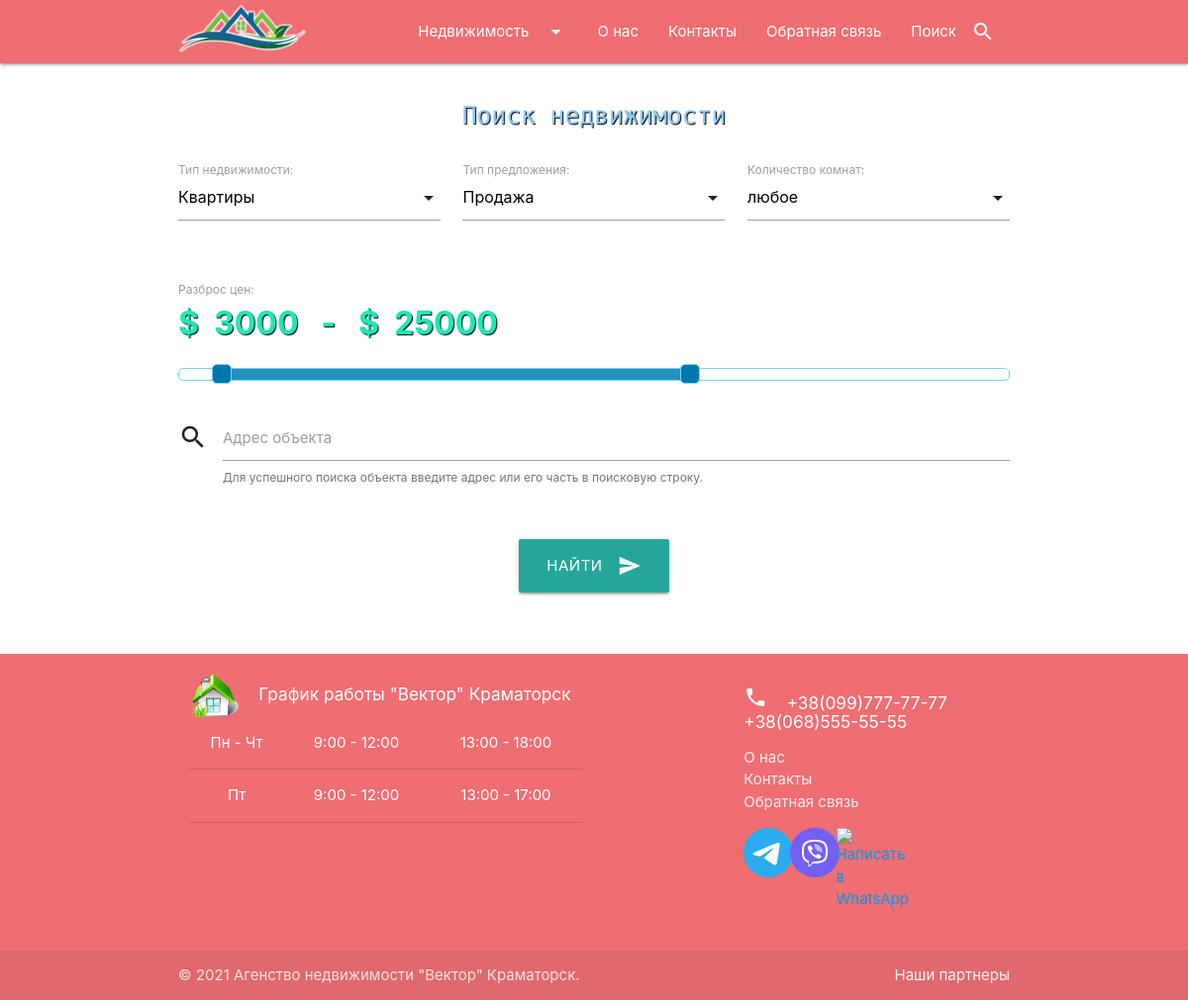
/find/, run on an earlier commit of the app's database.
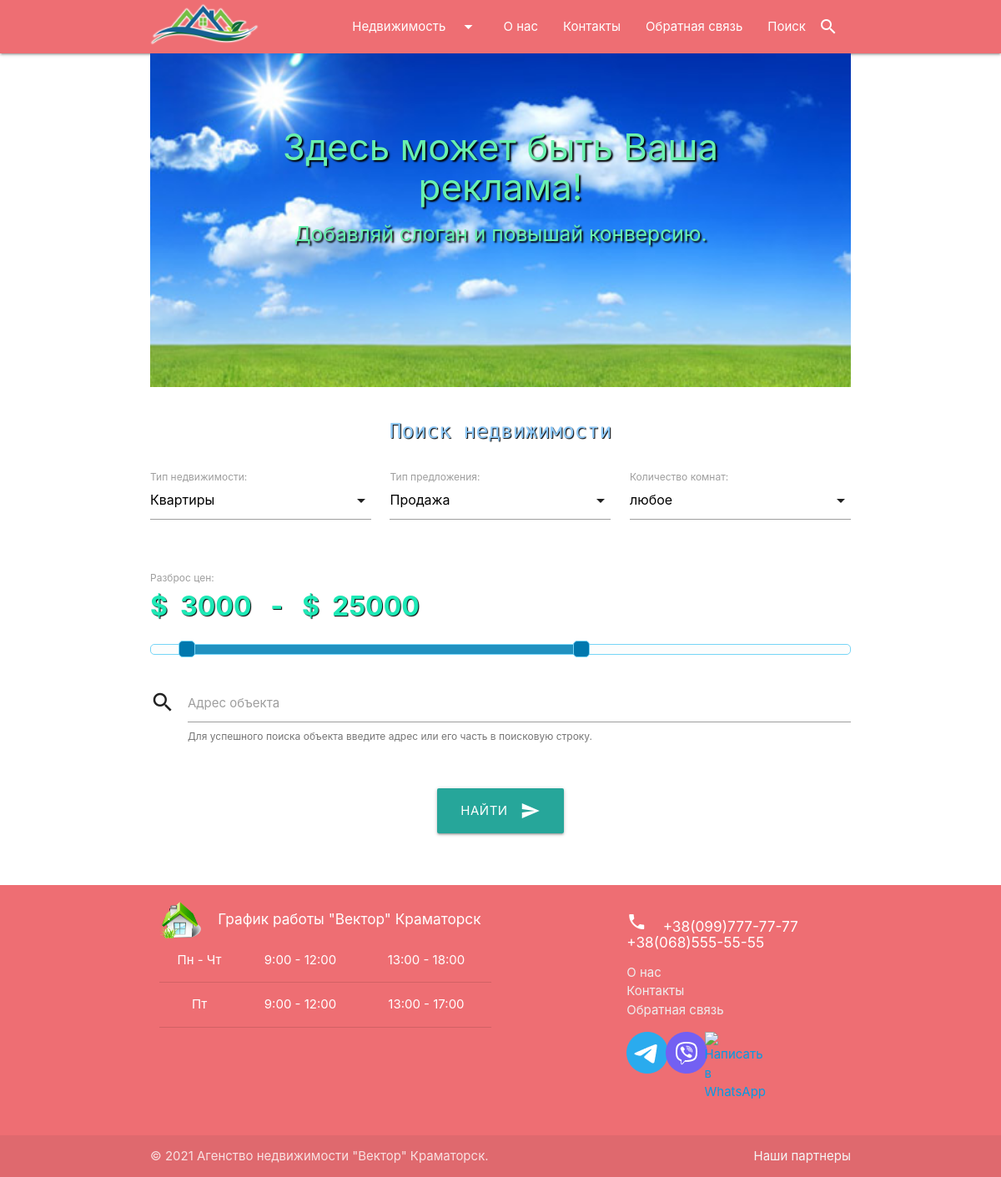
And on a later commit of the database.
### agency/models.py (models this page shows, shortened)
class Advertising(models.Model):
    LEFT = 'left'
    RIGHT = 'right'
    CENTER = 'center'
    ALIGN_CHOICE = [(LEFT, 'по левому краю'), (RIGHT, 'по правому краю'), (CENTER, 'по центру')]
    slug = 'promo_'
    created_at = models.DateTimeField(auto_now_add=True, verbose_name='Создано')
    title = models.CharField(max_length=40, blank=True, verbose_name='Заголовок')
    slogan = models.CharField(max_length=40, blank=True, verbose_name='Слоган')
    align_choice = models.CharField(max_length=8, choices=ALIGN_CHOICE, default=CENTER, verbose_name='выравнивание')
    image = models.ImageField(upload_to="Advertising/", verbose_name='рекламный банер')
    class Meta:
        verbose_name = 'Рекламный банер'
        verbose_name_plural = 'Рекламные банеры'
        ordering = ['created_at']

### agency/views.py (the view)
# urls.py: path('find/', FindFormView.as_view(), name='find'),
class FindFormView(TemplateView):
    template_name = 'agency/searchForm.html'
    def get_context_data(self, **kwargs):
        context = super().get_context_data(**kwargs)
        context['title'] = "Поиск объекта"
        context['settlements'] = Settlement.objects.all()
        context['promos'] = Advertising.objects.all()
        if len(context['promos']) > 1:
            print(len(context['promos']))
            context['option'] = 'true'
        else:
            print(len(context['promos']))
            context['option'] = 'false'
        return context

### agency/templates/agency/searchForm.html (shortened to what this page needs)
{% extends 'index.html' %}
{% block content %}
<div class="container">
    {% include 'inc/_promo_slider.html' %}
    <br>
    <h5 class="searchTitle">Поиск недвижимости</h5>
    <br>
    <div class="row">
        <form class="col s12" action="{% url 'search' %}" method="get">
            <div class="row">
                <div class="row">
                    <div id="sot" class="input-field col s12 m4">
                        <label>Тип недвижимости:</label>
                    </div>
                    <div id="prop" class="input-field col s12 m4">
                        <label>Тип предложения:</label>
                    </div>
                    <div id="sfrc" class="input-field col s12 m4" style="display: none;">
                        <label>Количество комнат:</label>
                    </div>
                </div>
                <div class="row">
                    <div class="price-slider col s12">
                        <p>
                            <label for="amount">Разброс цен:</label>
                            <input type="text" name="p" id="amount" readonly>
                        </p>
                        <div id="price-slider"></div>
                    </div>
                </div>
                <div class="row">
                    <div class="input-field col s12">
                        <i class="material-icons prefix">search</i>
                        <input id="enter_search_text" type="text" name="s" data-length="65" maxlength="65">
                        <label for="enter_search_text">Адрес объекта</label>
                        <span class="helper-text" data-error="wrong" data-success="right">
                            Для успешного поиска объекта введите адрес или его часть в поисковую строку.
                        </span>
                    </div>
                </div>
                <div class="btn-text-center">
                    <button class="btn btn-large waves-effect waves-light" type="submit" name="search_action">Найти
                        <i class="material-icons right">send</i>
                    </button>
                </div>
            </div>
        </form>
    </div>
    <br>
</div>
{% endblock %}

### templates/inc/_promo_slider.html (shortened to what this page needs)
{% if promos %}
<div class="slider">
    <ul class="slides">
        {% for promo in promos %}
        <li class="promo-item">
            <img src="{{ promo.image.url }}">
            <div class="caption {{ promo.align_choice }}-align">
                <h3 class="promo-title">{{ promo.title }}</h3>
                <h5 class="promo-slogan">{{ promo.slogan }}</h5>
            </div>
        </li>
        {% endfor %}
    </ul>
</div>
{% endif %}

What changed in the data, as far as the page shows it:
added Advertising: title "Здесь может быть Ваша реклама!", slogan "Добавляй слоган и повышай конверсию."
